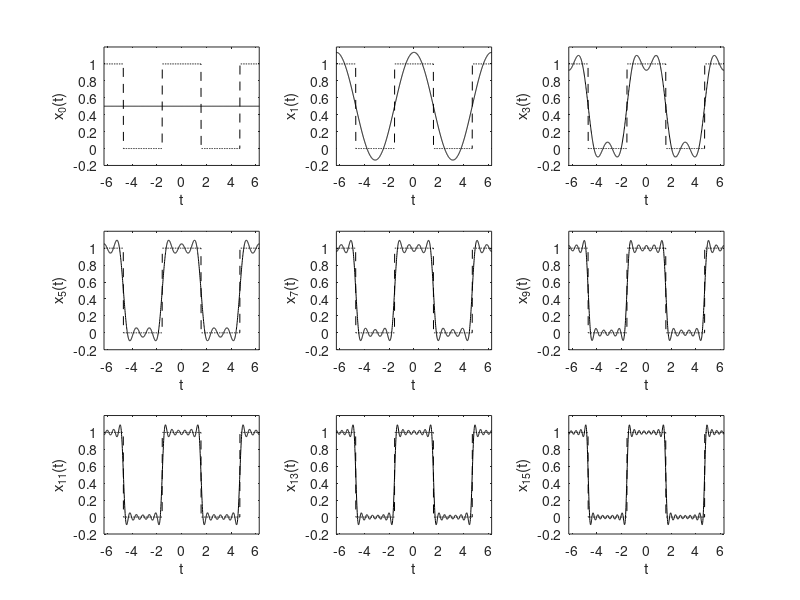

Write MATLAB code to recreate this figure. (Note: this script raises an error after producing the figure.)
x = inline('mod(t+pi/2,2*pi)<=pi');
t=linspace(-2*pi,2*pi,1000);
sumterms = zeros(166,length(t))
sumterms(1,:) = 1/2;
for n=1:size(sumterms,1)-1;
    sumterms(n+1,:) = (2/(pi*n)*sin(pi*n/2))*cos(n*t);
end
x_N =cumsum(sumterms);
figure(1);
clf;
ind=0;
for N =[0,1:2:size(sumterms,1)-1];
  ind = ind+1;
  subplot(3,3,ind);
  plot(t,x_N(N+1,:),'k',t,x(t),'k--');
  axis([-2*pi 2*pi -0.2 1.2]);
  xlabel('t');
  ylabel(['x_{',num2str(N),'}(t)']);
end